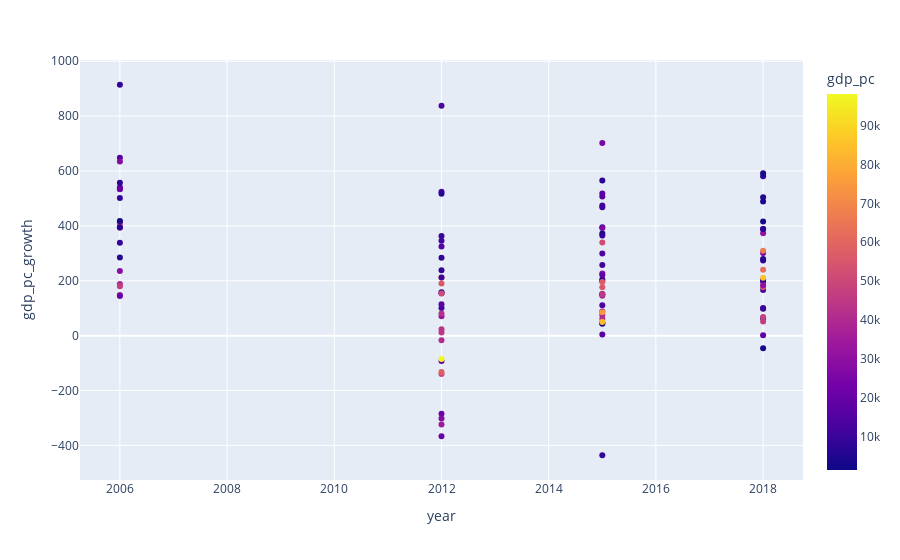

Write notebook code for a chart like this one.
### Code cell
fig = px.scatter(group1, y="gdp_pc_growth", x="year", color='gdp_pc', hover_data=["country", "year"])
fig.show()
